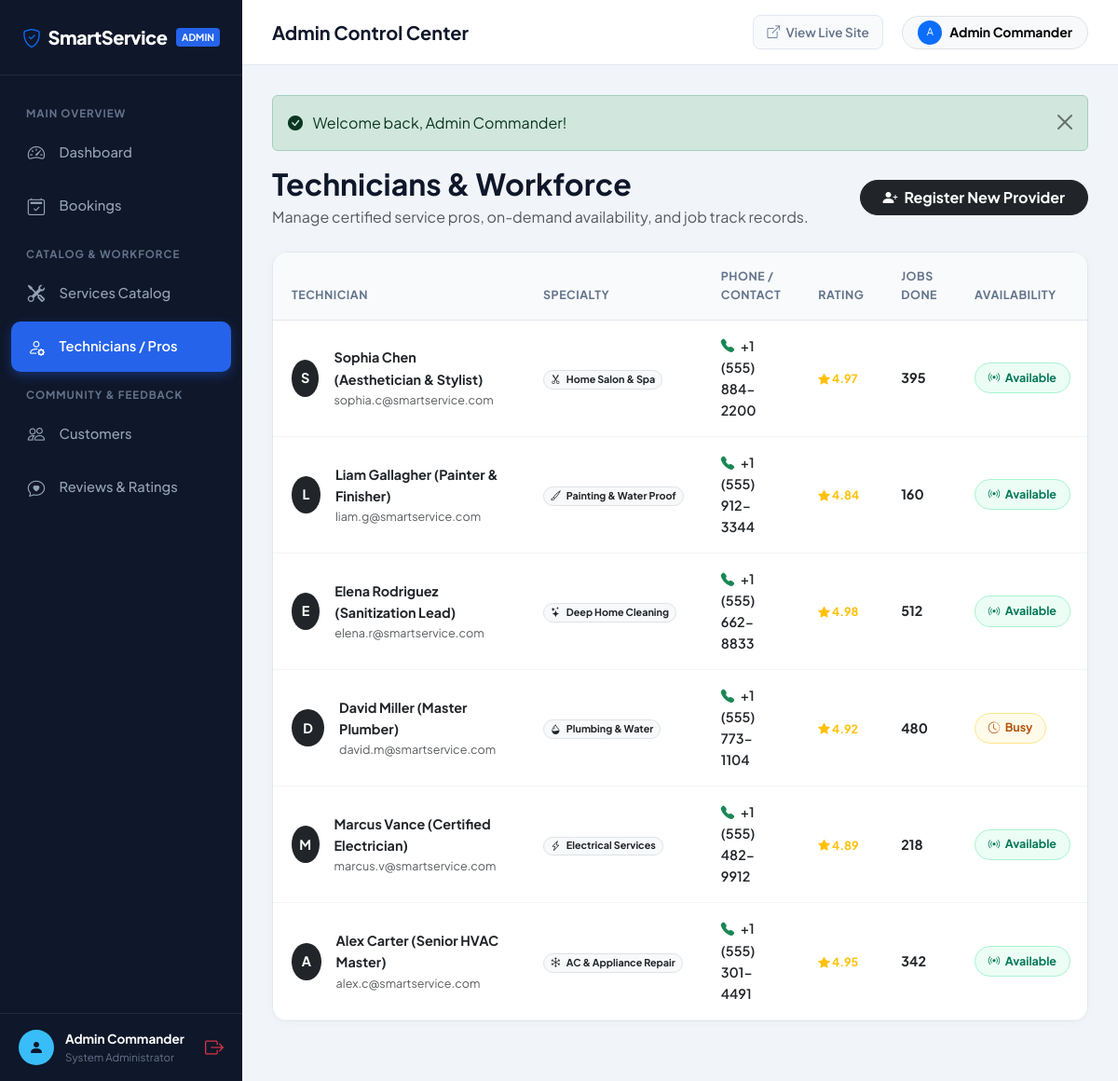
Screenshot of /admin/technicians.php (signed in) with the database file from the repository.
### tables this page shows
CREATE TABLE `technicians` (
  `id` INT AUTO_INCREMENT PRIMARY KEY,
  `name` VARCHAR(120) NOT NULL,
  `phone` VARCHAR(30) NOT NULL,
  `email` VARCHAR(150) NOT NULL,
  `category_id` INT NOT NULL,
  `rating` DECIMAL(3,2) DEFAULT 4.90,
  `total_jobs` INT DEFAULT 0,
  `status` ENUM('available', 'busy', 'offline') DEFAULT 'available',
  `avatar` VARCHAR(255) DEFAULT 'tech_default.png',
  `current_lat` DECIMAL(10, 7) DEFAULT 40.7128,
  `current_lng` DECIMAL(10, 7) DEFAULT -74.0060,
  `created_at` TIMESTAMP DEFAULT CURRENT_TIMESTAMP,
  FOREIGN KEY (`category_id`) REFERENCES `categories`(`id`) ON DELETE CASCADE
);

CREATE TABLE `categories` (
  `id` INT AUTO_INCREMENT PRIMARY KEY,
  `name` VARCHAR(100) NOT NULL,
  `slug` VARCHAR(120) NOT NULL UNIQUE,
  `icon` VARCHAR(50) NOT NULL,
  `badge` VARCHAR(50) DEFAULT 'Popular',
  `description` TEXT,
  `status` ENUM('active', 'inactive') DEFAULT 'active',
  `created_at` TIMESTAMP DEFAULT CURRENT_TIMESTAMP
);

### admin/technicians.php (the view, shortened to what this page needs)
<?php
require_once __DIR__ . '/includes/admin_header.php';
$techs_res = $conn->query("
    SELECT t.*, c.name AS category_name, c.icon AS category_icon
    FROM technicians t
    JOIN categories c ON t.category_id = c.id
    ORDER BY t.id DESC
");
?>
<div class="d-flex justify-content-between align-items-center mb-4 flex-wrap gap-3">
    <div>
        <h2 class="fw-bold mb-1">Technicians & Workforce</h2>
        <p class="text-muted mb-0">Manage certified service pros, on-demand availability, and job track records.</p>
    </div>
    <button type="button" class="btn btn-dark rounded-pill px-4 fw-bold" data-bs-toggle="modal" data-bs-target="#addTechModal">
        <i class="bi bi-person-plus-fill me-1"></i> Register New Provider
    </button>
</div>
<div class="admin-card">
    <div class="table-responsive">
        <table class="table admin-table mb-0">
            <thead>
                <tr>
                    <th>Technician</th>
                    <th>Specialty</th>
                    <th>Phone / Contact</th>
                    <th>Rating</th>
                    <th>Jobs Done</th>
                    <th>Availability</th>
                </tr>
            </thead>
            <tbody>
                <?php if ($techs_res && $techs_res->num_rows > 0): ?>
                    <?php while ($t = $techs_res->fetch_assoc()): ?>
                        <tr>
                            <td>
                                <div class="d-flex align-items-center gap-3">
                                    <div class="bg-dark text-white rounded-circle d-flex align-items-center justify-content-center fw-bold" style="width:40px; height:40px;">
                                        <?= strtoupper(substr($t['name'], 0, 1)) ?>
                                    </div>
                                    <div>
                                        <div class="fw-bold text-dark"><?= htmlspecialchars($t['name']) ?></div>
                                        <div class="small text-muted"><?= htmlspecialchars($t['email']) ?></div>
                                    </div>
                                </div>
                            </td>
                            <td>
                                <span class="badge bg-light text-dark border rounded-pill">
                                    <i class="bi <?= htmlspecialchars($t['category_icon']) ?> me-1"></i> <?= htmlspecialchars($t['category_name']) ?>
                                </span>
                            </td>
                            <td>
                                <a href="tel:<?= htmlspecialchars($t['phone']) ?>" class="fw-semibold text-dark text-decoration-none">
                                    <i class="bi bi-telephone-fill text-success me-1"></i> <?= htmlspecialchars($t['phone']) ?>
                                </a>
                            </td>
                            <td>
                                <span class="text-warning small fw-bold"><i class="bi bi-star-fill"></i> <?= number_format((float)$t['rating'], 2) ?></span>
                            </td>
                            <td>
                                <span class="fw-bold text-dark"><?= (int)$t['total_jobs'] ?></span>
                            </td>
                            <td>
                                <?php if ($t['status'] === 'available'): ?>
                                    <span class="status-pill badge-completed"><i class="bi bi-broadcast"></i> Available</span>
                                <?php elseif ($t['status'] === 'busy'): ?>
                                    <span class="status-pill badge-pending"><i class="bi bi-clock-history"></i> Busy</span>
                                <?php else: ?>
                                    <span class="status-pill badge-secondary"><i class="bi bi-moon"></i> Offline</span>
                                <?php endif; ?>
                            </td>
                        </tr>
                    <?php endwhile; ?>
                <?php endif; ?>
            </tbody>
        </table>
    </div>
</div>
<?php require_once __DIR__ . '/includes/admin_footer.php'; ?>

### Assets/css/style.css (style rules this page uses)
:root { --font-primary: 'Plus Jakarta Sans', -apple-system, BlinkMacSystemFont, "Segoe UI", Roboto, sans-serif; --bg-main: #f8fafc; --bg-card: #ffffff; --text-dark: #0f172a; --text-muted: #64748b; --text-light: #94a3b8; --border-color: #e2e8f0; --primary: #000000; --primary-hover: #1e293b; --accent: #2563eb; --accent-light: #eff6ff; --accent-hover: #1d4ed8; --success: #10b981; --success-bg: #ecfdf5; --warning: #f59e0b; --warning-bg: #fffbeb; --danger: #ef4444; --danger-bg: #fef2f2; --info: #06b6d4; --info-bg: #ecfeff; --radius-sm: 8px; --radius-md: 14px; --radius-lg: 20px; --radius-full: 9999px; --shadow-sm: 0 1px 3px rgba(0, 0, 0, 0.05); --shadow-md: 0 4px 20px -2px rgba(15, 23, 42, 0.07); --shadow-lg: 0 12px 35px -4px rgba(15, 23, 42, 0.12); --shadow-hover: 0 20px 40px -6px rgba(15, 23, 42, 0.16); --transition: all 0.25s cubic-bezier(0.16, 1, 0.3, 1); }
* { box-sizing: border-box; margin: 0; padding: 0; }
body { font-family: var(--font-primary); background-color: var(--bg-main); color: var(--text-dark); line-height: 1.6; -webkit-font-smoothing: antialiased; min-height: 100vh; display: flex; flex-direction: column; }
a { color: var(--accent); text-decoration: none; transition: var(--transition); }
.status-pill { display: inline-flex; align-items: center; gap: 0.35rem; padding: 0.35rem 0.85rem; border-radius: var(--radius-full); font-size: 0.78rem; font-weight: 700; text-transform: capitalize; }
.badge-pending { background: var(--warning-bg); color: #b45309; border: 1px solid #fde68a; }
.badge-completed { background: var(--success-bg); color: #047857; border: 1px solid #a7f3d0; }

### Assets/css/admin.css (style rules this page uses)
:root { --admin-sidebar-w: 260px; --admin-sidebar-bg: #0f172a; --admin-sidebar-hover: #1e293b; --admin-sidebar-active: #2563eb; --admin-topbar-h: 70px; }
body.admin-body { background-color: #f1f5f9; display: flex; min-height: 100vh; margin: 0; font-family: 'Plus Jakarta Sans', sans-serif; }
.admin-card { background: #ffffff; border-radius: 16px; border: 1px solid #e2e8f0; box-shadow: 0 2px 10px rgba(0, 0, 0, 0.03); overflow: hidden; margin-bottom: 2rem; }
.admin-table { width: 100%; margin-bottom: 0; }
.admin-table th { background: #f8fafc; color: #64748b; font-size: 0.78rem; font-weight: 700; text-transform: uppercase; letter-spacing: 0.5px; padding: 1rem 1.25rem; border-bottom: 1px solid #e2e8f0; }
.admin-table td { padding: 1rem 1.25rem; vertical-align: middle; border-bottom: 1px solid #f1f5f9; font-size: 0.9rem; color: #334155; }

### rows the page displays
technicians: name "S", name "Sophia Chen (Aesthetician & Stylist)", email "sophia.c@smartservice.com", category.name "Home Salon & Spa", phone "+1 (555) 884-2200", rating "4.97", total_jobs "395", status "available" (drawn)
technicians: name "L", name "Liam Gallagher (Painter & Finisher)", email "liam.g@smartservice.com", category.name "Painting & Water Proof", phone "+1 (555) 912-3344", rating "4.84", total_jobs "160", status "available" (drawn)
technicians: name "E", name "Elena Rodriguez (Sanitization Lead)", email "elena.r@smartservice.com", category.name "Deep Home Cleaning", phone "+1 (555) 662-8833", rating "4.98", total_jobs "512", status "available" (drawn)
technicians: name "D", name "David Miller (Master Plumber)", email "david.m@smartservice.com", category.name "Plumbing & Water", phone "+1 (555) 773-1104", rating "4.92", total_jobs "480", status "busy" (drawn)
technicians: name "M", name "Marcus Vance (Certified Electrician)", email "marcus.v@smartservice.com", category.name "Electrical Services", phone "+1 (555) 482-9912", rating "4.89", total_jobs "218", status "available" (drawn)
technicians: name "A", name "Alex Carter (Senior HVAC Master)", email "alex.c@smartservice.com", category.name "AC & Appliance Repair", phone "+1 (555) 301-4491", rating "4.95", total_jobs "342", status "available" (drawn)

### other values shown
SITE_NAME "SmartService"
$admin_user['name'] "Admin Commander"
$flash['message'] "Welcome back, Admin Commander!"
